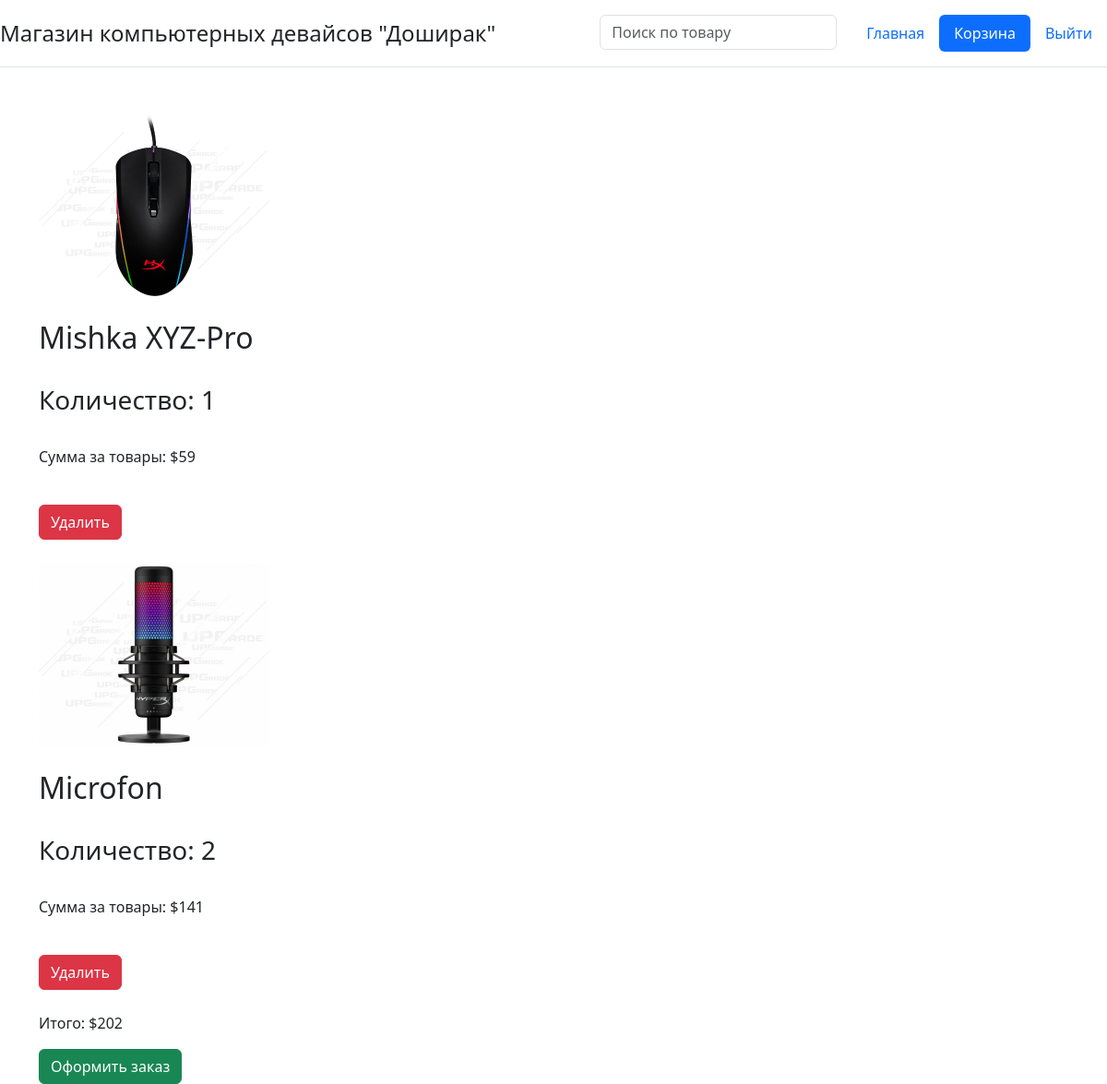
The app's page /cart (signed in) with its own data.
### index/models.py (models this page shows, shortened)
class Cart(models.Model):
    user_id = models.IntegerField()
    user_product = models.ForeignKey(Product, on_delete=models.CASCADE)
    user_pr_count = models.IntegerField()

class Product(models.Model):
    pr_name = models.CharField(max_length=128)
    pr_des = models.TextField()
    pr_price = models.FloatField()
    pr_count = models.IntegerField()
    pr_photo = models.ImageField(upload_to='media')
    pr_category = models.ForeignKey(Category, on_delete=models.CASCADE)
    def __str__(self):
        return str(self.pr_name)

### index/views.py (the view, shortened to what this page needs)
# urls.py: path('cart', views.cart),
def cart(request):
    user_cart = Cart.objects.filter(user_id=request.user.id)
    product_ids = [p.user_product.id for p in user_cart]
    product_counts = [p.user_product.pr_count for p in user_cart]
    user_pr_counts = [p.user_pr_count for p in user_cart]
    totals = [round(t.user_product.pr_price * t.user_pr_count, 2) for t in user_cart]
    text = (f'Новый заказ!\n\n'
            f'Клиент: {User.objects.get(id=request.user.id).email}\n\n')
    context = {'cart': user_cart, 'total': round(sum(totals, 2))}
    return render(request, 'cart.html', context)

### index/templates/cart.html (shortened to what this page needs)
<!DOCTYPE html>
<html lang="ru">
<link rel="stylesheet" href="https://cdn.jsdelivr.net/npm/bootstrap@5.3.3/dist/css/bootstrap.min.css">
<head>
</head>
<body>
<header class="d-flex flex-wrap justify-content-center py-3 mb-4 border-bottom">
      <a href="/" class="d-flex align-items-center mb-3 mb-md-0 me-md-auto text-dark text-decoration-none">
        <span class="fs-4">Магазин компьютерных девайсов "Доширак"</span>
      </a>
      <form class="col-12 col-lg-auto mb-3 mb-lg-0 me-lg-3" method="post" action="/search">
          <input type="search" class="form-control form-control-dark" placeholder="Поиск по товару" name="search_product" aria-label="Search">
      </form>
      <ul class="nav nav-pills">
        <li class="nav-item"><a href="/" class="nav-link" aria-current="page">Главная</a></li>
          {% if user.is_authenticated %}
          <li class="nav-item"><a href="/cart" class="nav-link active">Корзина</a></li>
          <li class="nav-item"><a href="/logout" class="nav-link">Выйти</a></li>
          {% else %}
          <li class="nav-item"><a href="/register" class="nav-link">Регистрация</a></li>
          <li class="nav-item"><a href="/accounts/login" class="nav-link">Войти</a></li>
          {% endif %}
      </ul>
</header>
<div class="container">
  {% for item in cart %}
  <img src="{{ item.user_product.pr_photo.url }}" alt="" width="250" height="250">
  <br>
  <h2>{{ item.user_product }}</h2>
  <br>
  <h3>Количество: {{ item.user_pr_count }}</h3>
  <br>
  <p>Сумма за товары: ${% widthratio item.user_product.pr_price 1 item.user_pr_count %}</p>
  <br>
  <form action="/del-from-cart/{{ item.user_product.id }}" method="post">
    <button type="submit" class="btn btn-danger">Удалить</button>
  </form>
  {% endfor %}
  <br>
  <p>Итого: ${{ total }}</p>
  <form method="post">
    <button type="submit" class="btn btn-success">Оформить заказ</button>
  </form>
</div>
</body>
</html>

### records on screen
Cart: user_product.pr_photo (picture), user_product "Mishka XYZ-Pro", user_pr_count "1", user_product+user_pr_count "59"
Cart: user_product.pr_photo (picture), user_product "Microfon", user_pr_count "2", user_product+user_pr_count "141"

### other values on screen
{{ total }} "202"
